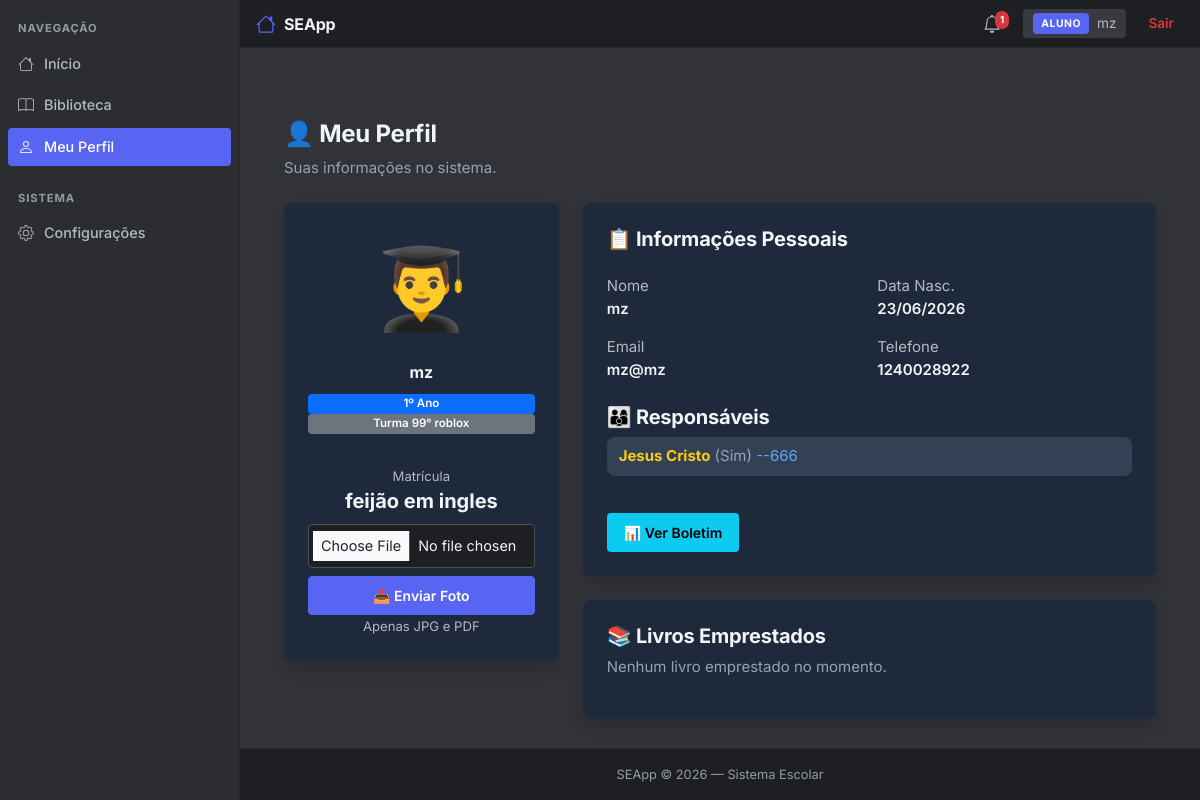
Screenshot of /meu_perfil (signed in) with the database file from the repository.
### app/models/usuario.py (models this page shows, shortened)
class Usuario(db.Model):
    __tablename__ = 'usuarios'
    id = db.Column(db.Integer, primary_key=True)
    nome = db.Column(db.String(100), nullable=False)
    email = db.Column(db.String(120), unique=True, nullable=False)
    senha = db.Column(db.String(255), nullable=False)
    tipo = db.Column(db.String(20), nullable=False, default='aluno')
    foto = db.Column(db.String(200), nullable=True)
    criado_em = db.Column(db.DateTime, default=datetime.utcnow)
    @property
    def senha_criptografada(self):
        return self.senha

### app/models/aluno.py (models this page shows, shortened)
class Aluno(db.Model):
    __tablename__ = 'alunos'
    id = db.Column(db.Integer, primary_key=True)
    usuario_id = db.Column(db.Integer, db.ForeignKey('usuarios.id'), unique=True, nullable=False)
    matricula = db.Column(db.String(50), unique=True, nullable=False)
    data_nascimento = db.Column(db.Date, nullable=True)
    serie = db.Column(db.String(20), nullable=True)
    turma = db.Column(db.String(20), nullable=True)
    telefone = db.Column(db.String(20), nullable=True)
    responsaveis = db.Column(db.Text, nullable=True)  # JSON string
    notas = db.Column(db.Text, nullable=True)  # JSON string
    usuario = db.relationship('Usuario', backref='aluno_rel', uselist=False, lazy=True)

### app/routes/meu_perfil.py (the view, shortened to what this page needs)
@meu_perfil_bp.route("/meu_perfil")
def meu_perfil():
    if 'usuario_id' not in session:
        return redirect(url_for('auth.login'))
    usuario_id = session.get('usuario_id')
    if is_aluno():
        aluno = Aluno.query.filter_by(usuario_id=usuario_id).first()
        if not aluno:
            flash("Perfil de aluno não encontrado.", "danger")
            return redirect(url_for('dashboard.index'))
        responsaveis = json.loads(aluno.responsaveis) if aluno.responsaveis else []
        notas = json.loads(aluno.notas) if aluno.notas else []
        livros_emprestados = Livro.query.filter_by(emprestado=True, emprestado_para=session.get('usuario')).all()
        return render_template("alunos/meu_perfil.html",
            usuario=session["usuario"],
            tipo=session["tipo"],
            aluno={
                "id": aluno.id,
                "nome": session.get("usuario"),
                "email": session.get("email"),
                "matricula": aluno.matricula,
                "turma": aluno.turma,
                "serie": aluno.serie,
                "data_nascimento": aluno.data_nascimento.strftime("%d/%m/%Y") if aluno.data_nascimento else None,
                "telefone": aluno.telefone,
                "foto": Usuario.query.get(usuario_id).foto,
                "responsaveis": responsaveis,
                "notas": notas
            },
            livros_emprestados=livros_emprestados,
            foto=Usuario.query.get(usuario_id).foto
        )
    else:
        return redirect(url_for('dashboard.index'))

### app/routes/meu_perfil.py (called while the page is built)
def is_aluno():
    return session.get("tipo") == "aluno"

### templates/alunos/meu_perfil.html (shortened to what this page needs)
{% extends 'base.html' %}
{% block content %}
<div class="container mt-5">
    <div class="mb-4">
        <h1 class="fw-bold" style="color: #f1f5f9;">👤 Meu Perfil</h1>
        <p style="color: #94a3b8;">Suas informações no sistema.</p>
    </div>
    {% if aluno %}
    <div class="row g-4">
        <div class="col-md-4">
            <div class="card border-0 shadow p-4 text-center" style="background: #1e293b; color: #f1f5f9;">
                {% if foto %}
                    <img src="{{ url_for('static', filename=foto) }}" alt="Foto" class="rounded-circle mx-auto d-block" style="width:120px;height:120px;object-fit:cover;border:3px solid #60A5FA;">
                {% else %}
                    <span style="font-size:5rem;">👨‍🎓</span>
                {% endif %}
                <h4 class="fw-bold mt-3" style="color: #f1f5f9;">{{ aluno.nome }}</h4>
                <span class="badge bg-primary mt-1">{{ aluno.serie or 'Sem série' }}</span>
                <span class="badge bg-secondary">Turma {{ aluno.turma or '-' }}</span>
                <hr style="border-color:#334155;">
                <div class="text-secondary small">Matrícula</div>
                <div class="fw-bold fs-5" style="color: #f1f5f9;">{{ aluno.matricula or '-' }}</div>
                <form action="{{ url_for('meu_perfil.upload_foto') }}" method="POST" enctype="multipart/form-data" class="mt-2">
                    <input type="file" name="foto" class="form-control form-control-sm" accept=".jpg,.jpeg,.pdf" required>
                    <button type="submit" class="btn btn-primary btn-sm w-100 mt-2">📤 Enviar Foto</button>
                    <small class="text-secondary">Apenas JPG e PDF</small>
                </form>
            </div>
        </div>
        <div class="col-md-8 d-flex flex-column gap-4">
            <div class="card border-0 shadow p-4" style="background: #1e293b; color: #f1f5f9;">
                <h5 class="fw-bold mb-4" style="color: #f1f5f9;">📋 Informações Pessoais</h5>
                <div class="row g-3">
                    <div class="col-md-6">
                        <span class="text-secondary">Nome</span>
                        <div class="fw-semibold" style="color: #f1f5f9;">{{ aluno.nome }}</div>
                    </div>
                    <div class="col-md-6">
                        <span class="text-secondary">Data Nasc.</span>
                        <div class="fw-semibold" style="color: #f1f5f9;">{{ aluno.data_nascimento or '-' }}</div>
                    </div>
                    <div class="col-md-6">
                        <span class="text-secondary">Email</span>
                        <div class="fw-semibold" style="color: #f1f5f9;">{{ aluno.email or '-' }}</div>
                    </div>
                    <div class="col-md-6">
                        <span class="text-secondary">Telefone</span>
                        <div class="fw-semibold" style="color: #f1f5f9;">{{ aluno.telefone or '-' }}</div>
                    </div>
                </div>
                {% if aluno.responsaveis %}
                <h5 class="fw-bold mt-4" style="color: #f1f5f9;">👨‍👩‍👦 Responsáveis</h5>
                <ul class="list-unstyled">
                    {% for r in aluno.responsaveis %}
                    <li style="color: #cbd5e1; background: #334155; padding: 8px 12px; border-radius: 8px; margin-bottom: 5px;">
                        <strong style="color: #facc15;">{{ r.nome }}</strong>
                        <span style="color: #94a3b8;">({{ r.parentesco }})</span>
                        <span style="color: #60a5fa;">{{ r.telefone }}</span>
                    </li>
                    {% endfor %}
                </ul>
                {% else %}
                <p style="color: #94a3b8;">Nenhum responsável cadastrado.</p>
                {% endif %}
                <div class="mt-3">
                    <a href="{{ url_for('notas.boletim', aluno_id=aluno.id) }}" class="btn btn-info">📊 Ver Boletim</a>
                </div>
            </div>
            {% if livros_emprestados %}
            <div class="card border-0 shadow p-4" style="background: #1e293b; color: #f1f5f9;">
                <h5 class="fw-bold mb-4" style="color: #f1f5f9;">📚 Livros Emprestados</h5>
                <table class="table" style="background: #1e293b; color: #f1f5f9;">
                    <thead>
                        <tr>
                            <th style="color: #f1f5f9;">Título</th>
                            <th style="color: #f1f5f9;">Data Empréstimo</th>
                            <th style="color: #f1f5f9;">Data Devolução (limite)</th>
                        </tr>
                    </thead>
                    <tbody>
                        {% for livro in livros_emprestados %}
                        <tr>
                            <td style="color: #f1f5f9;">{{ livro.titulo }}</td>
                            <td style="color: #f1f5f9;">{{ livro.data_emprestimo or '-' }}</td>
                            <td style="color: #f1f5f9;">{{ livro.data_devolucao or '-' }}</td>
                        </tr>
                        {% endfor %}
                    </tbody>
                </table>
            </div>
            {% else %}
            <div class="card border-0 shadow p-4" style="background: #1e293b; color: #f1f5f9;">
                <h5 class="fw-bold" style="color: #f1f5f9;">📚 Livros Emprestados</h5>
                <p style="color: #94a3b8;">Nenhum livro emprestado no momento.</p>
            </div>
            {% endif %}
        </div>
    </div>
    {% else %}
    <div class="card border-0 shadow p-5 text-center" style="background: #1e293b; color: #f1f5f9;">
        <h4>Perfil não encontrado</h4>
        <p style="color: #94a3b8;">Contate o administrador.</p>
    </div>
    {% endif %}
</div>
{% endblock %}

### templates/components/topbar.html (shortened to what this page needs)
<header class="topbar">
    <a class="topbar-brand" href="{{ url_for('dashboard.index') }}">
        SEApp
    </a>
    <div class="topbar-right">
        <a href="{{ url_for('notificacoes.listar') }}" id="sinoNotificacoes" style="position: relative; display: flex; align-items: center; padding: 6px 10px; border-radius: 4px; color: var(--text-2);" onmouseover="this.style.background='var(--surface)'" onmouseout="this.style.background='transparent'">
            <span id="contadorNotificacoes" class="position-absolute rounded-pill" style="display: none; font-size: 0.6rem; padding: 2px 5px; top: 2px; right: 2px; background: var(--danger); color: white; font-weight: 700;">
            </span>
        </a>
        <div class="topbar-user">
            <span class="topbar-badge {% if session.get('tipo') in ['admin','diretor'] %}badge-admin{% else %}badge-aluno{% endif %}">
                {{ session.get("tipo", "").upper() }}
            </span>
            <span>{{ session["usuario"] }}</span>
        </div>
        <a href="{{ url_for('auth.logout') }}" class="topbar-logout">Sair</a>
    </div>
</header>

### static/css/style.css (style rules this page uses)
:root { --bg: #313338; --bg-sidebar: #2B2D31; --bg-nav: #1E1F22; --surface: #383A40; --surface-hover: #404248; --border: #26272B; --border-2: #4E5058; --text: #F2F3F5; --text-2: #B5BAC1; --text-3: #949BA4; --primary: #5865F2; --primary-hover: #4752C4; --success: #23A55A; --success-hover: #1E8F4C; --danger: #DA373C; --danger-hover: #A12828; --warning: #F0B232; --warning-hover: #D89E2A; --radius: 8px; --radius-sm: 4px; --shadow: 0 2px 10px rgba(0,0,0,0.2); --shadow-lg: 0 8px 24px rgba(0,0,0,0.4); }
* { margin: 0; padding: 0; box-sizing: border-box; }
html, body { height: 100%; background: var(--bg); }
body { background: var(--bg); color: var(--text); font-family: "Inter", -apple-system, BlinkMacSystemFont, "Segoe UI", Roboto, sans-serif; font-size: 15px; line-height: 1.5; min-height: 100vh; display: flex; flex-direction: column; -webkit-font-smoothing: antialiased; }
.topbar { background: var(--bg-nav); border-bottom: 1px solid var(--border); padding: 8px 16px; display: flex; align-items: center; justify-content: space-between; flex-shrink: 0; height: 48px; }
.topbar-brand { font-size: 1rem; font-weight: 700; color: var(--text); letter-spacing: -0.01em; display: flex; align-items: center; gap: 8px; }
.topbar-right { display: flex; align-items: center; gap: 12px; }
.topbar-user { display: flex; align-items: center; gap: 8px; padding: 4px 10px; border-radius: var(--radius-sm); background: var(--surface); font-size: 0.85rem; color: var(--text-2); }
.topbar-badge { font-size: 0.65rem; font-weight: 700; padding: 3px 8px; border-radius: 4px; letter-spacing: 0.05em; }
.badge-aluno { background: var(--primary); color: white; }
.topbar-logout { color: var(--danger); font-size: 0.85rem; font-weight: 600; padding: 4px 10px; border-radius: var(--radius-sm); transition: background 0.1s; }
h1, h2, h3, h4, h5, h6 { color: var(--text); font-weight: 700; letter-spacing: -0.01em; }
h1 { font-size: 1.5rem; }
h4 { font-size: 1rem; }
p { color: var(--text-2); }
a { text-decoration: none; color: var(--primary); transition: color 0.15s; }
.card { background: var(--surface); border: 1px solid var(--border); border-radius: var(--radius); box-shadow: var(--shadow); }
.form-control, .form-select { background: var(--bg-nav) !important; color: var(--text) !important; border: 1px solid var(--border-2) !important; border-radius: var(--radius-sm) !important; padding: 10px 12px !important; font-size: 0.9rem; transition: border-color 0.15s, box-shadow 0.15s; }
.form-control::placeholder { color: var(--text-3) !important; }
.btn { font-size: 0.875rem; font-weight: 600; padding: 8px 16px; border-radius: var(--radius-sm); transition: background 0.15s; border: 1px solid transparent; display: inline-flex; align-items: center; justify-content: center; gap: 6px; --bs-btn-focus-box-shadow: none !important; --bs-btn-active-shadow: none !important; }
.btn-primary { background-color: var(--primary) !important; border-color: var(--primary) !important; color: #fff !important; --bs-btn-color: #fff; --bs-btn-bg: var(--primary); --bs-btn-border-color: var(--primary); --bs-btn-hover-color: #fff; --bs-btn-hover-bg: var(--primary-hover); --bs-btn-hover-border-color: var(--primary-hover); --bs-btn-focus-shadow-rgb: 0, 0, 0; --bs-btn-active-color: #fff; --bs-btn-active-bg: var(--primary); --bs-btn-active-border-color: var(--primary); }
.badge { font-size: 0.72rem; font-weight: 600; padding: 4px 10px; border-radius: 4px; }
.text-secondary, .text-muted { color: var(--text-2) !important; }
.row.g-3 { --bs-gutter-x: 1rem; --bs-gutter-y: 1rem; }
.btn, .btn-primary, .btn-success, .btn-danger, .btn-warning, .btn-secondary, .btn-outline-secondary { --bs-btn-focus-box-shadow: none !important; --bs-btn-active-shadow: none !important; box-shadow: none !important; outline: none !important; }
.btn { -webkit-tap-highlight-color: transparent; }
a, button { -webkit-tap-highlight-color: transparent; }

### rows the page displays
Usuario: get "ALUNO", email "mz@mz"
Aluno: serie "1º Ano", turma "99° roblox", matricula "feijão em ingles", telefone "1240028922"

### other values shown
{{ session["usuario"] }} "mz"
{{ aluno.nome }} "mz"
{{ aluno.data_nascimento or '-' }} "23/06/2026"
{{ r.nome }} "Jesus Cristo"
{{ r.parentesco }} "Sim"
{{ r.telefone }} "--666"
